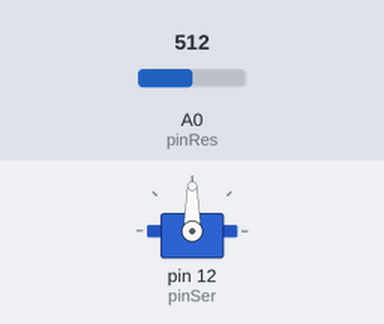
Bench run of a sketch on a simulated Arduino Uno, built with avr-gcc and run on an emulated ATmega328P. Parts: servo. The inputs (shaded band) are chosen by the test bench; at power-on: A0 (pinRes) = 512.

Above: at 1.2 s.
1.3 s: A0 (pinRes) set to 716
At 1.7 s:
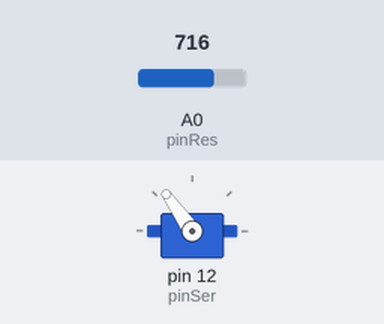
2.8 s: A0 (pinRes) set to 900
At 4.0 s:
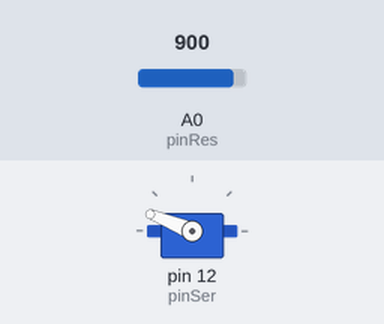
4.3 s: A0 (pinRes) set to 1023
At 5.2 s:
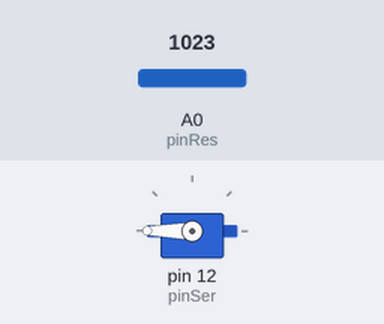
5.8 s: A0 (pinRes) set to 306
At 6.3 s:
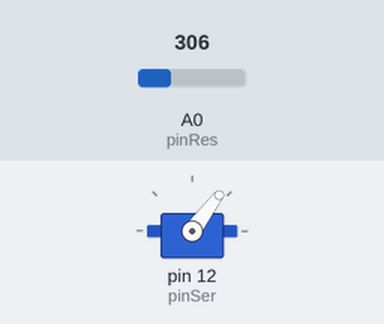
7.3 s: A0 (pinRes) set to 122
At 8.7 s:
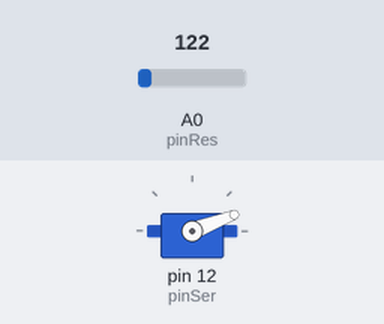
Timing chart, 0 to 9.8 s (numbered marks = the images above; inputs shaded):
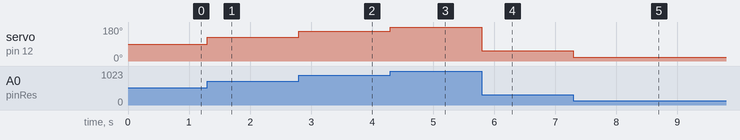

The sketch:

servo-lesson-24.ino
```cpp
#include <Servo.h>

const int pinRes = A0;
const int pinSer = 12;
int angl;

Servo SerObj;

void setup() {
  SerObj.attach(pinSer);
}

void loop() {
  angl = analogRead(pinRes);
  angl = map(angl,0,1023,0,180);
  SerObj.write(angl);
}
```

Measured:
- after the input at 1.3 s, servo on pin 12 (pinSer): 90° → 125° at once
- after the input at 2.8 s, servo on pin 12 (pinSer): 125° → 158° at once
- after the input at 4.3 s, servo on pin 12 (pinSer): 158° → 180° at once
- after the input at 5.8 s, servo on pin 12 (pinSer): 180° → 53° at once
- after the input at 7.3 s, servo on pin 12 (pinSer): 53° → 21° at once
